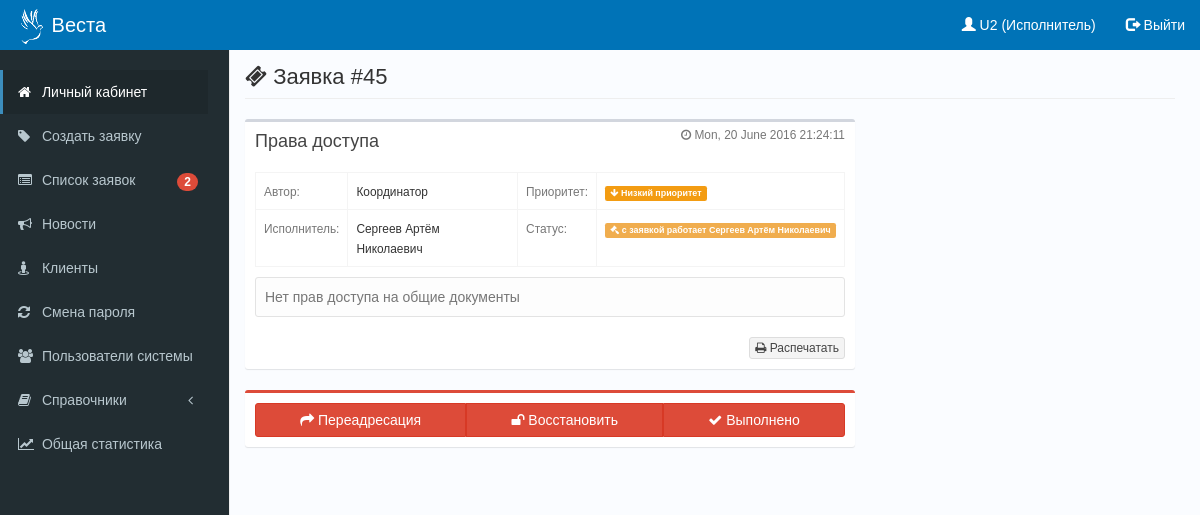
Page /?act=show_ticket&id=45 (signed in) on the committed database.
### tables this page shows
CREATE TABLE IF NOT EXISTS `tickets` (
  `id` int(11) NOT NULL,
  `user_create_id` int(11) DEFAULT NULL,
  `user_to_id` int(11) DEFAULT NULL,
  `date_create` datetime DEFAULT NULL,
  `theme` varchar(256) DEFAULT NULL,
  `msg` text,
  `id_client` int(11) DEFAULT NULL,
  `id_otdel` int(11) DEFAULT NULL,
  `status` int(11) DEFAULT NULL,
  `prioritet` int(11) DEFAULT NULL,
  `arch` int(11) DEFAULT NULL,
  `date_ok` datetime DEFAULT NULL,
  `history` varchar(512) DEFAULT NULL,
  `last_update` datetime DEFAULT NULL
);

CREATE TABLE IF NOT EXISTS `users` (
  `id` int(11) NOT NULL,
  `fio` varchar(256) DEFAULT NULL,
  `login` varchar(64) DEFAULT NULL,
  `pass` varchar(64) DEFAULT NULL,
  `status` int(1) DEFAULT NULL,
  `priv` int(1) DEFAULT NULL,
  `email` varchar(64) DEFAULT NULL,
  `tel` varchar(32) DEFAULT NULL,
  `last_time` datetime DEFAULT NULL
);

### template/show_ticket.php (the view, shortened to what this page needs)
<?php
require 'template/header.php';
include('../connect_bd.php');
$id = $_GET["id"];
?>
<?php
$result = $mysqli->query("SELECT tickets.id AS id, tickets.prioritet AS prioritet, tickets.theme AS theme, tickets.msg AS msg, clients.fio AS client, tickets.date_create AS date_create, users.fio AS user, users.fio AS user_to, tickets.status AS status FROM tickets JOIN clients ON tickets.id_client = clients.id JOIN users ON tickets.user_create_id = users.id WHERE arch = 0 AND tickets.id = '$id'");
if ($result)
	$row = $result->fetch_array();
$result2 = $mysqli->query("SELECT users.fio AS user_to FROM users JOIN tickets ON users.id = tickets.user_to_id WHERE tickets.id = '$id'");
if ($result2)
	$row2 = $result2->fetch_array();
?>
	<h1 class="page-header"><i class="fa fa-ticket"></i> Заявка #<?=$row["id"]?></h1>
<div class="row">
	<div class="col-md-8">
		<div class="row">
			<div class="col-md-12">
				<div class="box">
					<div class="box-header">
						<h3 class="box-title"><?=$row["theme"]?></h3>
							<small class="box-tools pull-right text-muted">
							<i class="fa fa-clock-o"></i>
							<time id="c" datetime="2016-04-23 12:12:15"><span><?php setlocale(LC_ALL, 'ru_RU.UTF8'); echo strftime("%a, %e %B %Y %H:%M:%S", strtotime($row["date_create"]));?></span></time>
							</small>
					</div>
						<div class="box-body">
							<table class="table table-bordered">
								<tbody>
									<tr style="width:50%">
										<td><small class="text-muted">Автор: </small></td>
										<td><small><?=$row["user"]?></small></td>
										<td><small class="text-muted">Приоритет:</small>
										</td>
										<td><small>
										<?php
										switch ($row["prioritet"]):
											case '0':?>
												<?php
											case '2':?>
												<span class="label bg-yellow"><i class="fa fa-arrow-down"></i> Низкий приоритет</span>
												<?php
												break;
										endswitch?>
										</small>
										</td>
									</tr>
									<tr>
										<td><small class="text-muted">Исполнитель: </small></td>
										<td><small><?=$row2["user_to"]?></small></td>
										<td><small class="text-muted">Статус:</small>
										</td>
										<td>
										<small>
										<?php
	                                    switch ($row["status"]):
	                                    case '0':?>
	                                        <?php
	                                    case '1':?>
	                                        <span class="label label-warning"><i class="fa fa-gavel"></i> с заявкой работает <?=$row2["user_to"]?></span>
	                                        <?php
	                                        break;
	                                    case '2':?>
	                                        <?php
	                                	endswitch?>
										</small>
										</td>
									</tr>
								</tbody>
							</table>
			<div class="text-muted well well-sm no-shadow" style="margin-top: 10px;   background-color: #FDFDFD;  word-wrap: break-word;"><?=$row["msg"]?>
			</div>
		<div class="row">
			<div class="col-md-12">
					<a href="?act=print_ticket&id=<?=$row["id"]?>" class="btn btn-default btn-xs pull-right"><i class="fa fa-print"></i> Распечатать</a>
			</div>
		</div>
			</div>
		</div>
	</div>
</div>
<div class="row">
	<div class="col-md-12">
	</div>
	<div class="col-md-12">
	<div class="box box-danger">
		<div class="box-body">
			<div class="btn-group btn-group-justified">
			<?php
            switch ($row["status"]):
            case '2':?>
                <?php
            case '1':?>
				<div class="btn-group btn-group-justified">
                    <div class="btn-group">
                        <button id="action_refer_to" value="0" type="button" class="btn btn btn-danger"><i class="fa fa-share"></i> Переадресация</button>
                    </div>
                    <div class="btn-group">
                        <button id="action_lock" status="unlock" value="1" tid="11" type="button" class="btn btn btn-danger" onclick="return action_unlock(<?=$row["id"]?>)"> <i class="fa fa-unlock"></i> Восстановить</button>
                    </div>
                    <div class="btn-group">
                        <button id="action_ok" status="no_ok" value="1" tid="11" type="button" class="btn btn btn-danger" onclick="return action_ok(<?=$row["id"]?>)"><i class="fa fa-check"></i> Выполнено </button>
                    </div>
                </div>
                <?php
                break;
            case '0':?>
                <?php
        	endswitch?>
		</div>
	</div>
	</div>
	</div>
</div>
</div></div>
<?php require 'template/footer.php'; ?>

### template/header.php (style rules this page uses)
body { padding-top: 20px; margin-left: -10px; }

### template/show_ticket.php (style rules this page uses)
body { padding-top: 45px; }

### rows in the picture
tickets: id "45", theme "Права доступа", date_create "Mon, 20 June 2016 21:24:11", user_create.fio "Координатор", msg "Нет прав доступа на общие документы"
users: fio "Сергеев Артём Николаевич"

### other values in the picture
$_SESSION['login'] "U2"
$role "Исполнитель"
$row_vhod["count"] "2"
